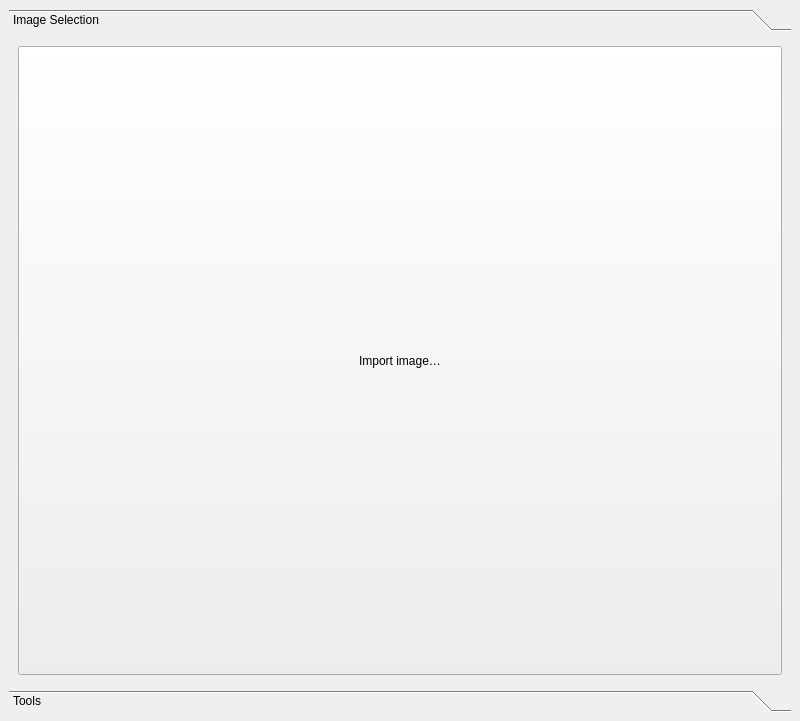
<?xml version="1.0" encoding="UTF-8"?>
<ui version="4.0">
 <class>MainWindow</class>
 <widget class="QMainWindow" name="MainWindow">
  <property name="geometry">
   <rect>
    <x>0</x>
    <y>0</y>
    <width>800</width>
    <height>721</height>
   </rect>
  </property>
  <property name="windowTitle">
   <string>MainWindow</string>
  </property>
  <widget class="QWidget" name="centralwidget">
   <layout class="QGridLayout" name="gridLayout">
    <item row="0" column="0">
     <widget class="QToolBox" name="toolBox">
      <property name="currentIndex">
       <number>0</number>
      </property>
      <widget class="QWidget" name="page">
       <property name="geometry">
        <rect>
         <x>0</x>
         <y>0</y>
         <width>778</width>
         <height>637</height>
        </rect>
       </property>
       <attribute name="label">
        <string>Image Selection</string>
       </attribute>
       <layout class="QGridLayout" name="gridLayout_6">
        <item row="0" column="0">
         <widget class="QPushButton" name="pushButton">
          <property name="sizePolicy">
           <sizepolicy hsizetype="Minimum" vsizetype="Minimum">
            <horstretch>0</horstretch>
            <verstretch>0</verstretch>
           </sizepolicy>
          </property>
          <property name="text">
           <string>Import image…</string>
          </property>
         </widget>
        </item>
       </layout>
      </widget>
      <widget class="QWidget" name="page_2">
       <property name="geometry">
        <rect>
         <x>0</x>
         <y>0</y>
         <width>778</width>
         <height>637</height>
        </rect>
       </property>
       <attribute name="label">
        <string>Tools</string>
       </attribute>
       <layout class="QGridLayout" name="gridLayout_7">
        <item row="0" column="0">
         <widget class="QTabWidget" name="tabWidget">
          <property name="currentIndex">
           <number>0</number>
          </property>
          <widget class="QWidget" name="tab">
           <attribute name="title">
            <string>Face Detection</string>
           </attribute>
           <layout class="QGridLayout" name="gridLayout_2">
            <item row="0" column="0">
             <widget class="QGroupBox" name="groupBox">
              <property name="title">
               <string>Original Image</string>
              </property>
              <layout class="QGridLayout" name="gridLayout_3">
               <item row="0" column="0">
                <widget class="QLabel" name="label">
                 <property name="pixmap">
                  <pixmap>المعهد.jpg</pixmap>
                 </property>
                 <property name="alignment">
                  <set>Qt::AlignCenter</set>
                 </property>
                </widget>
               </item>
              </layout>
             </widget>
            </item>
            <item row="1" column="0">
             <widget class="QGroupBox" name="groupBox_2">
              <property name="title">
               <string>Face Detection</string>
              </property>
              <layout class="QGridLayout" name="gridLayout_4">
               <item row="0" column="0">
                <widget class="QLabel" name="label_2">
                 <property name="pixmap">
                  <pixmap>المعهد.jpg</pixmap>
                 </property>
                 <property name="alignment">
                  <set>Qt::AlignCenter</set>
                 </property>
                </widget>
               </item>
              </layout>
             </widget>
            </item>
           </layout>
          </widget>
          <widget class="QWidget" name="tab_2">
           <attribute name="title">
            <string>Face Recognition</string>
           </attribute>
           <layout class="QGridLayout" name="gridLayout_5">
            <item row="0" column="0">
             <widget class="QTableWidget" name="tableWidget">
              <property name="horizontalScrollBarPolicy">
               <enum>Qt::ScrollBarAlwaysOff</enum>
              </property>
              <property name="rowCount">
               <number>10</number>
              </property>
              <attribute name="horizontalHeaderStretchLastSection">
               <bool>true</bool>
              </attribute>
              <row/>
              <row/>
              <row/>
              <row/>
              <row/>
              <row/>
              <row/>
              <row/>
              <row/>
              <row/>
              <column>
               <property name="text">
                <string>Object Name</string>
               </property>
              </column>
              <column>
               <property name="text">
                <string>Image/Face</string>
               </property>
              </column>
             </widget>
            </item>
           </layout>
          </widget>
         </widget>
        </item>
       </layout>
      </widget>
     </widget>
    </item>
   </layout>
  </widget>
 </widget>
 <resources/>
 <connections/>
</ui>
